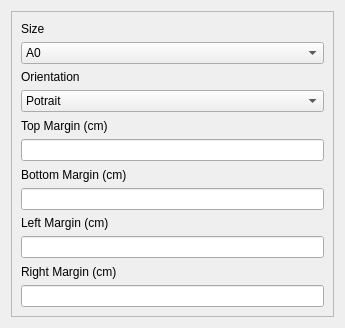
<?xml version="1.0" encoding="UTF-8"?>
<ui version="4.0">
 <class>frmRptLayout</class>
 <widget class="QWidget" name="frmRptLayout">
  <property name="geometry">
   <rect>
    <x>0</x>
    <y>0</y>
    <width>345</width>
    <height>328</height>
   </rect>
  </property>
  <property name="windowTitle">
   <string>Layout</string>
  </property>
  <layout class="QGridLayout" name="gridLayout">
   <item row="0" column="0">
    <widget class="QScrollArea" name="scrollArea">
     <property name="widgetResizable">
      <bool>true</bool>
     </property>
     <widget class="QWidget" name="scrollAreaWidgetContents">
      <property name="geometry">
       <rect>
        <x>0</x>
        <y>0</y>
        <width>325</width>
        <height>308</height>
       </rect>
      </property>
      <layout class="QVBoxLayout" name="verticalLayout">
       <item>
        <widget class="QLabel" name="label">
         <property name="text">
          <string>Size</string>
         </property>
        </widget>
       </item>
       <item>
        <widget class="QComboBox" name="cboPageSize">
         <item>
          <property name="text">
           <string>A0</string>
          </property>
         </item>
         <item>
          <property name="text">
           <string>A1</string>
          </property>
         </item>
         <item>
          <property name="text">
           <string>A2</string>
          </property>
         </item>
         <item>
          <property name="text">
           <string>A3</string>
          </property>
         </item>
         <item>
          <property name="text">
           <string>A4</string>
          </property>
         </item>
         <item>
          <property name="text">
           <string>A5</string>
          </property>
         </item>
         <item>
          <property name="text">
           <string>A6</string>
          </property>
         </item>
         <item>
          <property name="text">
           <string>LETTER</string>
          </property>
         </item>
         <item>
          <property name="text">
           <string>LEGAL</string>
          </property>
         </item>
         <item>
          <property name="text">
           <string>B0</string>
          </property>
         </item>
         <item>
          <property name="text">
           <string>B1</string>
          </property>
         </item>
         <item>
          <property name="text">
           <string>B2</string>
          </property>
         </item>
         <item>
          <property name="text">
           <string>B3</string>
          </property>
         </item>
         <item>
          <property name="text">
           <string>B4</string>
          </property>
         </item>
         <item>
          <property name="text">
           <string>B5</string>
          </property>
         </item>
         <item>
          <property name="text">
           <string>B6</string>
          </property>
         </item>
        </widget>
       </item>
       <item>
        <widget class="QLabel" name="label_2">
         <property name="text">
          <string>Orientation</string>
         </property>
        </widget>
       </item>
       <item>
        <widget class="QComboBox" name="cboPageOrien">
         <item>
          <property name="text">
           <string>Potrait</string>
          </property>
         </item>
         <item>
          <property name="text">
           <string>Landscape</string>
          </property>
         </item>
        </widget>
       </item>
       <item>
        <widget class="QLabel" name="label_3">
         <property name="text">
          <string>Top Margin (cm)</string>
         </property>
        </widget>
       </item>
       <item>
        <widget class="QLineEdit" name="txtTopMargin">
         <property name="maxLength">
          <number>10</number>
         </property>
        </widget>
       </item>
       <item>
        <widget class="QLabel" name="label_4">
         <property name="text">
          <string>Bottom Margin (cm)</string>
         </property>
        </widget>
       </item>
       <item>
        <widget class="QLineEdit" name="txtBtMargin">
         <property name="maxLength">
          <number>10</number>
         </property>
        </widget>
       </item>
       <item>
        <widget class="QLabel" name="label_5">
         <property name="text">
          <string>Left Margin (cm)</string>
         </property>
        </widget>
       </item>
       <item>
        <widget class="QLineEdit" name="txtLeftMargin">
         <property name="maxLength">
          <number>10</number>
         </property>
        </widget>
       </item>
       <item>
        <widget class="QLabel" name="label_6">
         <property name="text">
          <string>Right Margin (cm)</string>
         </property>
        </widget>
       </item>
       <item>
        <widget class="QLineEdit" name="txtRightMargin">
         <property name="maxLength">
          <number>10</number>
         </property>
        </widget>
       </item>
      </layout>
     </widget>
    </widget>
   </item>
  </layout>
 </widget>
 <resources/>
 <connections/>
</ui>
